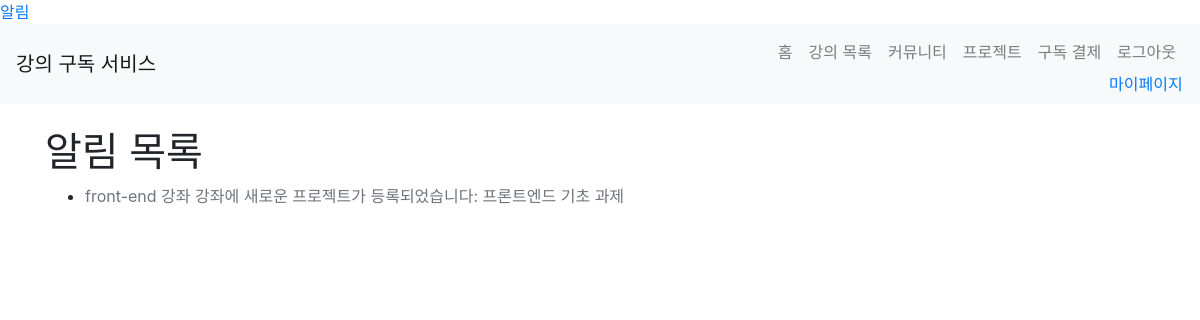
Before: /notification/ (signed in) with the older database file.
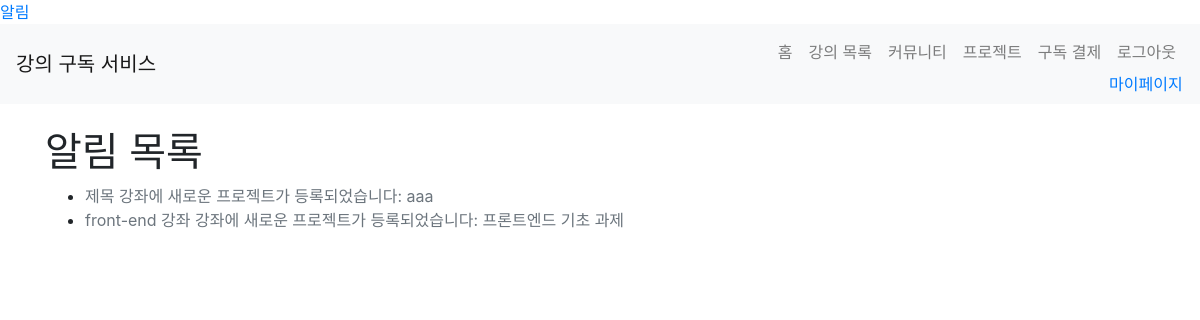
After: the same page with the newer database file.
### app/models.py (models this page shows)
class Notification(db.Model):
    id = db.Column(db.Integer, primary_key=True)
    user_id = db.Column(db.Integer, db.ForeignKey('user.id'), nullable=False)
    message = db.Column(db.String(255), nullable=False)
    created_at = db.Column(db.DateTime, default=datetime.utcnow)
    read = db.Column(db.Boolean, default=False)
    user = db.relationship('User', back_populates='notifications')

### app/views/notification.py (the view)
@bp.route('/')
@login_required
def index():
    notifications = Notification.query.filter_by(user=current_user).order_by(Notification.created_at.desc()).all()
    return render_template('notification/index.html', notifications=notifications)

### app/__init__.py (called while the page is built)
@login_manager.user_loader
def load_user(user_id):
    if user_id is not None:
        return User.query.get(int(user_id))
    return None

### app/models.py (called while the page is built)
    def is_teacher(self):
        return self.role == 'teacher'

### app/templates/notification/index.html
{% extends 'base.html' %}
{% block content %}
<h1>알림 목록</h1>
<ul>
  {% for notification in notifications %}
  <li>
    <a href="{{ url_for('notification.read', notification_id=notification.id) }}"
       class="{% if not notification.read %}text-dark{% else %}text-muted{% endif %}">
      {{ notification.message }}
    </a>
  </li>
  {% endfor %}
</ul>
{% endblock %}

### app/templates/base.html (shortened to what this page needs)
<!DOCTYPE html>
<html lang="ko">
<head>
    <link rel="stylesheet" href="https://maxcdn.bootstrapcdn.com/bootstrap/4.5.2/css/bootstrap.min.css">
</head>
<body>
  <a href="{{ url_for('notification.index') }}">
    알림
  </a>
    <nav class="navbar navbar-expand-lg navbar-light bg-light">
        <a class="navbar-brand" href="/">강의 구독 서비스</a>
        <div class="collapse navbar-collapse" id="navbarNav">
          <ul class="navbar-nav ml-auto">
            <li class="nav-item">
              <a class="nav-link" href="{{ url_for('main.index') }}">홈</a>
            </li>
            <li class="nav-item">
              <a class="nav-link" href="{{ url_for('courses.course_list') }}">강의 목록</a>
            </li>
            <li class="nav-item">
              <a class="nav-link" href="{{ url_for('community.post_list') }}">커뮤니티</a>
            </li>
            {% if current_user.is_authenticated %}
            <li class="nav-item">
                <a class="nav-link" href="{{ url_for('project.list') }}">프로젝트</a>
            </li>
            <li class="nav-item">
              <a class="nav-link" href="{{ url_for('payments.subscribe') }}">구독 결제</a>
            </li>
            <li class="nav-item">
              <a class="nav-link" href="{{ url_for('auth.logout') }}">로그아웃</a>
              <a href="{{ url_for('mypage.index') }}">마이페이지</a>
            </li>
            {% endif %}
          </ul>
        </div>
      </nav>
    <div class="container mt-4">
        {% block content %}{% endblock %}
    </div>
</body>
</html>

Changed rows visible on the page:
added Notification: message "제목 강좌에 새로운 프로젝트가 등록되었습니다: aaa"
